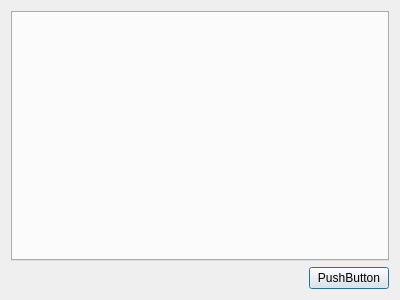
<?xml version="1.0" encoding="UTF-8"?>
<ui version="4.0">
 <class>BillDialog</class>
 <widget class="QDialog" name="BillDialog">
  <property name="geometry">
   <rect>
    <x>0</x>
    <y>0</y>
    <width>400</width>
    <height>300</height>
   </rect>
  </property>
  <property name="windowTitle">
   <string>Dialog</string>
  </property>
  <layout class="QVBoxLayout" name="verticalLayout">
   <item>
    <widget class="QTabWidget" name="tabWidget">
     <property name="currentIndex">
      <number>-1</number>
     </property>
    </widget>
   </item>
   <item>
    <layout class="QHBoxLayout" name="horizontalLayout">
     <item>
      <spacer name="horizontalSpacer">
       <property name="orientation">
        <enum>Qt::Horizontal</enum>
       </property>
       <property name="sizeHint" stdset="0">
        <size>
         <width>40</width>
         <height>20</height>
        </size>
       </property>
      </spacer>
     </item>
     <item>
      <widget class="QPushButton" name="pushButton">
       <property name="text">
        <string>PushButton</string>
       </property>
      </widget>
     </item>
    </layout>
   </item>
  </layout>
 </widget>
 <resources/>
 <connections/>
</ui>
